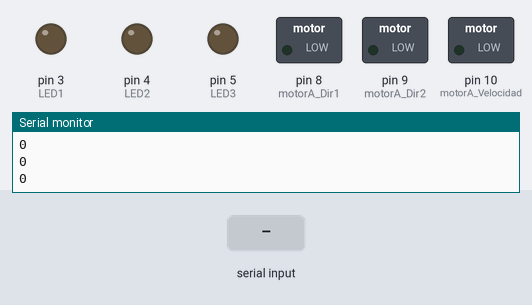
Bench run of a sketch on a simulated Arduino Uno, built with avr-gcc and run on an emulated ATmega328P. Parts: switched loads named in the sketch (green lamp = pin HIGH), output pins drawn as LEDs (lit = HIGH), the last lines printed to the serial monitor. Inputs (shaded band) come from the test bench.

Above: at 1.2 s.
1.3 s: "U" received over Serial
At 2.2 s:
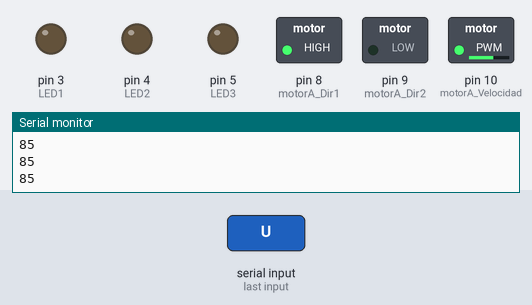
2.8 s: "D" received over Serial
At 3.4 s:
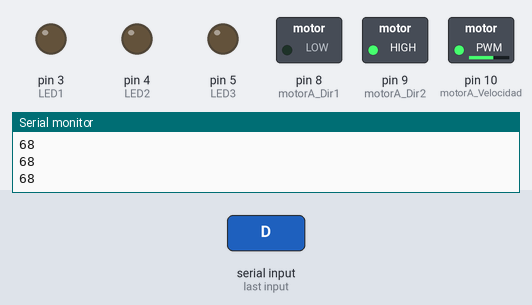
4.3 s: "a" received over Serial
At 5.5 s:
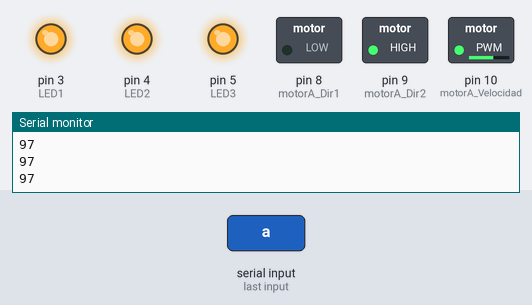
5.8 s: "C" received over Serial
At 6.9 s:
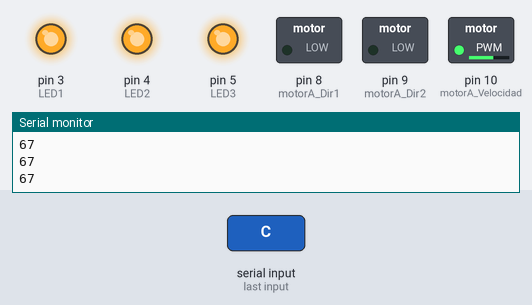
7.3 s: "b" received over Serial
At 7.9 s:
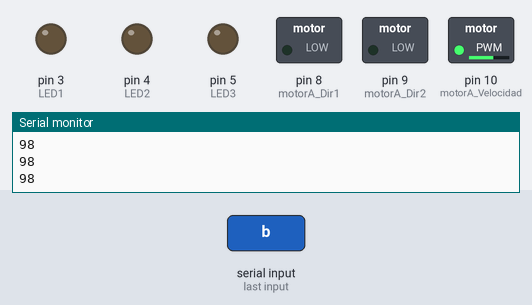
Timing chart, 0 to 9.8 s (numbered marks = the images above; inputs shaded):
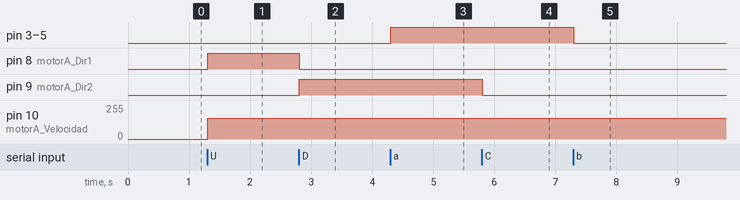

The sketch:

motores_bluetooth_301017.ino
```cpp
// Desde la aplicación del movil (bluetooth) se encienden  y
//apagan dos LEDs con las flechas UP/DOWN
//Cuando pulsa la flecha UP envía una 'U' cuyo código
//ASCII es 85
//Cuando pulsa la flecha DOWN envía una 'D' cuyo código
//ASCII es 68

#define LED1 3
#define LED2 4
#define LED3 5


byte dato;


//Etiquetas de identificación de los pines
// labels for pins
//pines para controlar la direccion de giro
// with 2 pins we control de spinning direction
const int motorA_Dir1 = 8;
const int motorA_Dir2 = 9;
const int motorA_Velocidad = 10;

//salida PWM para controlar la velocidad
// PWM for speed

//Variables
int vPWM = 155;    //valor de la velocidad en PWM
 // PWM speed

void setup(){
  //configuracion de los pines //pins setup
  pinMode(motorA_Dir1, OUTPUT);
  pinMode(motorA_Dir2, OUTPUT);


    Serial.begin(9600);
  pinMode(LED1, OUTPUT);
  pinMode(LED2, OUTPUT);
  pinMode(LED3, OUTPUT);

}


void forward(){
    //Activamos el motor A en un sentido de giro
  //spinning direction 1 (high-low)
  digitalWrite(motorA_Dir1,HIGH);
  digitalWrite(motorA_Dir2,LOW);
  analogWrite(motorA_Velocidad,vPWM);
}

void backw(){
  //Activamos el motor A en un sentido de giro
  //spinning direction 1 (high-low)
  digitalWrite(motorA_Dir1,LOW);
  digitalWrite(motorA_Dir2,HIGH);
  analogWrite(motorA_Velocidad,vPWM);
}

void stop(){

  digitalWrite(motorA_Dir1,LOW);
  digitalWrite(motorA_Dir2,LOW);
}


void loop(){
  //forward();
 // delay(4000);
  //stop();
 // delay(2000);
 // backw();
 // delay(4000);
 // stop();
 // delay(2000);


  if (Serial.available()) dato = Serial.read();
  Serial.println(dato);

  if (dato == 85) { // UP
    //digitalWrite(LED1, HIGH);
    //digitalWrite(LED2, LOW);

forward();

}
  if (dato == 68) { // DOWN
 //   digitalWrite(LED2, HIGH);
 //   digitalWrite(LED1, LOW);

    backw();
    }


    if (dato == 97) { // A
      digitalWrite (LED1, HIGH);
            digitalWrite (LED2, HIGH);
                  digitalWrite (LED3, HIGH);}


if (dato == 98) { // C
      digitalWrite (LED1, LOW);
            digitalWrite (LED2, LOW);
                  digitalWrite (LED3, LOW);}


if (dato == 67) { // Boton central
    //  digitalWrite (LED1, LOW);
  //          digitalWrite (LED2, LOW);
      //            digitalWrite (LED3, LOW);
   stop();
      }


}
```

Measured:
- after the input at 1.3 s, pin 8 (motorA_Dir1): LOW → HIGH at once; pin 10 (motorA_Velocidad): 0/255 → 155/255 at once
- after the input at 2.8 s, pin 8 (motorA_Dir1): HIGH → LOW at once; pin 9 (motorA_Dir2): LOW → HIGH at once
- after the input at 4.3 s, pin 3 (LED1), pin 4 (LED2), pin 5 (LED3): LOW → HIGH at once
- after the input at 5.8 s, pin 9 (motorA_Dir2): HIGH → LOW at once
- after the input at 7.3 s, pin 3 (LED1), pin 4 (LED2), pin 5 (LED3): HIGH → LOW at once
